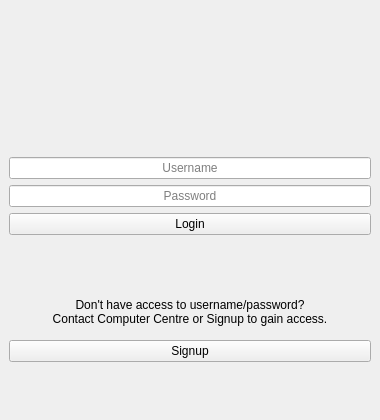
<?xml version="1.0" encoding="UTF-8"?>
<ui version="4.0">
 <class>form_login</class>
 <widget class="QMainWindow" name="form_login">
  <property name="windowModality">
   <enum>Qt::ApplicationModal</enum>
  </property>
  <property name="enabled">
   <bool>true</bool>
  </property>
  <property name="geometry">
   <rect>
    <x>0</x>
    <y>0</y>
    <width>380</width>
    <height>420</height>
   </rect>
  </property>
  <property name="maximumSize">
   <size>
    <width>16777215</width>
    <height>430</height>
   </size>
  </property>
  <property name="contextMenuPolicy">
   <enum>Qt::NoContextMenu</enum>
  </property>
  <property name="windowTitle">
   <string>Login</string>
  </property>
  <property name="windowIcon">
   <iconset>
    <normaloff>assets/FaceAttend2.png</normaloff>assets/FaceAttend2.png</iconset>
  </property>
  <property name="layoutDirection">
   <enum>Qt::LeftToRight</enum>
  </property>
  <property name="autoFillBackground">
   <bool>false</bool>
  </property>
  <property name="tabShape">
   <enum>QTabWidget::Rounded</enum>
  </property>
  <property name="dockOptions">
   <set>QMainWindow::AllowTabbedDocks|QMainWindow::AnimatedDocks</set>
  </property>
  <property name="unifiedTitleAndToolBarOnMac">
   <bool>false</bool>
  </property>
  <widget class="QWidget" name="central_widget">
   <layout class="QGridLayout" name="gridLayout">
    <item row="0" column="0">
     <layout class="QGridLayout" name="grid_layout">
      <item row="0" column="0">
       <widget class="QLabel" name="label_spacer_top">
        <property name="text">
         <string/>
        </property>
       </widget>
      </item>
     </layout>
    </item>
    <item row="9" column="0">
     <widget class="QPushButton" name="button_signup">
      <property name="focusPolicy">
       <enum>Qt::StrongFocus</enum>
      </property>
      <property name="toolTip">
       <string>Click to get yourself signed up!</string>
      </property>
      <property name="text">
       <string>Signup</string>
      </property>
      <property name="icon">
       <iconset>
        <normaloff>assets/key.png</normaloff>assets/key.png</iconset>
      </property>
     </widget>
    </item>
    <item row="4" column="0">
     <widget class="QLineEdit" name="line_edit_password">
      <property name="focusPolicy">
       <enum>Qt::StrongFocus</enum>
      </property>
      <property name="toolTip">
       <string>Enter your password.</string>
      </property>
      <property name="echoMode">
       <enum>QLineEdit::Password</enum>
      </property>
      <property name="alignment">
       <set>Qt::AlignCenter</set>
      </property>
      <property name="placeholderText">
       <string>Password</string>
      </property>
      <property name="clearButtonEnabled">
       <bool>true</bool>
      </property>
     </widget>
    </item>
    <item row="8" column="0">
     <widget class="QLabel" name="label_placeholder">
      <property name="layoutDirection">
       <enum>Qt::LeftToRight</enum>
      </property>
      <property name="text">
       <string>Don't have access to username/password?
Contact Computer Centre or Signup to gain access.</string>
      </property>
      <property name="alignment">
       <set>Qt::AlignCenter</set>
      </property>
     </widget>
    </item>
    <item row="1" column="0" alignment="Qt::AlignHCenter|Qt::AlignVCenter">
     <widget class="QLabel" name="label_faceattend_icon">
      <property name="text">
       <string/>
      </property>
      <property name="pixmap">
       <pixmap>assets/FaceAttend2.png</pixmap>
      </property>
      <property name="alignment">
       <set>Qt::AlignCenter</set>
      </property>
     </widget>
    </item>
    <item row="10" column="0">
     <widget class="QLabel" name="label_spacer_bottom">
      <property name="text">
       <string/>
      </property>
     </widget>
    </item>
    <item row="7" column="0">
     <widget class="QLabel" name="label_spacer_middle_2">
      <property name="text">
       <string/>
      </property>
     </widget>
    </item>
    <item row="3" column="0">
     <widget class="QLineEdit" name="line_edit_username">
      <property name="mouseTracking">
       <bool>true</bool>
      </property>
      <property name="focusPolicy">
       <enum>Qt::StrongFocus</enum>
      </property>
      <property name="toolTip">
       <string>Enter your username.</string>
      </property>
      <property name="alignment">
       <set>Qt::AlignCenter</set>
      </property>
      <property name="placeholderText">
       <string>Username</string>
      </property>
      <property name="clearButtonEnabled">
       <bool>true</bool>
      </property>
     </widget>
    </item>
    <item row="6" column="0">
     <widget class="QPushButton" name="button_login">
      <property name="focusPolicy">
       <enum>Qt::StrongFocus</enum>
      </property>
      <property name="toolTip">
       <string>Click to Login!</string>
      </property>
      <property name="text">
       <string>Login</string>
      </property>
      <property name="icon">
       <iconset>
        <normaloff>assets/unlock.png</normaloff>assets/unlock.png</iconset>
      </property>
     </widget>
    </item>
    <item row="2" column="0">
     <widget class="QLabel" name="label_spacer_middle_1">
      <property name="text">
       <string/>
      </property>
     </widget>
    </item>
   </layout>
  </widget>
 </widget>
 <tabstops>
  <tabstop>line_edit_username</tabstop>
  <tabstop>line_edit_password</tabstop>
  <tabstop>button_login</tabstop>
  <tabstop>button_signup</tabstop>
 </tabstops>
 <resources>
  <include location="FaceAttend.qrc"/>
 </resources>
 <connections/>
</ui>
